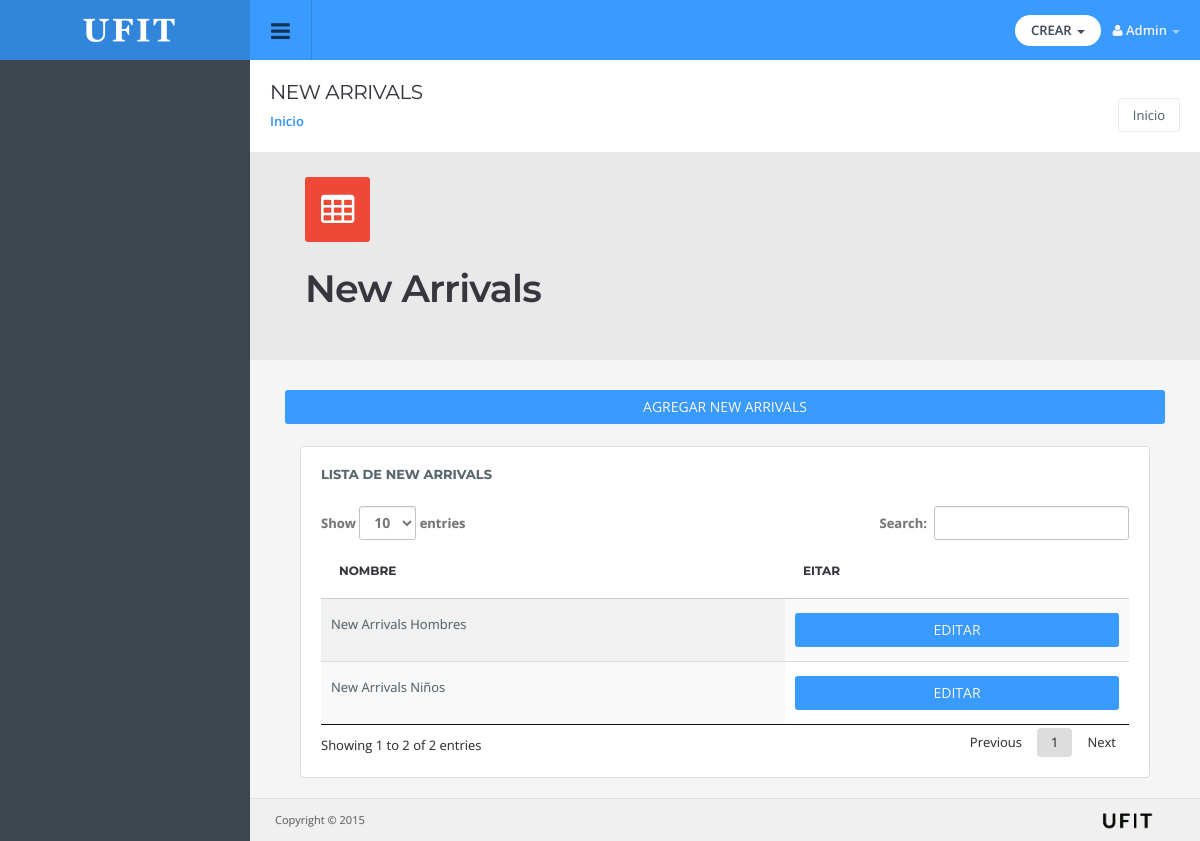
Page /admin/new_arrivals.php (signed in) on the committed database.
### tables this page shows
CREATE TABLE IF NOT EXISTS `tbl_new_arrivals` (
  `id_new_arrivals` int(11) NOT NULL AUTO_INCREMENT,
  `titulo_new_arrivals` varchar(250) NOT NULL,
  `banner_new_arrivals` varchar(100) NOT NULL,
  `foto1` varchar(100) NOT NULL,
  `foto2` varchar(100) NOT NULL,
  `foto3` varchar(100) NOT NULL,
  `foto4` varchar(100) NOT NULL,
  `foto5` varchar(100) NOT NULL,
  `foto6` varchar(100) NOT NULL,
  `tipo_foto1` varchar(100) NOT NULL,
  `tipo_foto2` varchar(100) NOT NULL,
  `tipo_foto3` varchar(100) NOT NULL,
  `tipo_foto4` varchar(100) NOT NULL,
  `tipo_foto5` varchar(100) NOT NULL,
  `tipo_foto6` varchar(100) NOT NULL,
  `foto_columna1` int(11) NOT NULL,
  `foto_columna2` int(11) NOT NULL,
  `foto_columna3` int(11) NOT NULL,
  `foto_columna4` int(11) NOT NULL,
  `foto_columna5` int(11) NOT NULL,
  `foto_columna6` int(11) NOT NULL,
  `width_foto1` varchar(5) NOT NULL,
  `width_foto2` varchar(5) NOT NULL,
  `width_foto3` varchar(5) NOT NULL,
  `width_foto4` varchar(5) NOT NULL,
  `width_foto5` varchar(5) NOT NULL,
  `width_foto6` varchar(5) NOT NULL,
  `height_foto1` varchar(5) NOT NULL,
  `height_foto2` varchar(5) NOT NULL,
  `height_foto3` varchar(5) NOT NULL,
  `height_foto4` varchar(5) NOT NULL,
  `height_foto5` varchar(5) NOT NULL,
  `height_foto6` varchar(5) NOT NULL,
  PRIMARY KEY (`id_new_arrivals`)
);

### admin/new_arrivals.php (called while the page is built, shortened)
<?php
include("aplication/vista/new_arrivals.php");
?>

### admin/aplication/modelo/modelo_base_datos.php (called while the page is built, shortened)
<?php
	class db_model{
	    public $link_base_datos;
	    public function conectar($host='localhost',$user='root',$clave='',$db='royalty_web')
	    {
	        $this->link_base_datos = mysqli_connect($host, $user, $clave,$db);
	        mysqli_set_charset($this->link_base_datos,"utf8");
	    }
	    public function select_sql($sql,$r=''){
	    	$query = mysqli_query($this->link_base_datos,$sql);
	    	return $query;
	    }
	}
?>

### admin/aplication/modelo/NewArrivals2.php (the view, shortened to what this page needs)
<?php
class NewArrivals{
    ?>
    <?php
  public function listNewArrivals(){
    $db_Full = new db_model(); $db_Full->conectar();
    $query = $db_Full->select_sql("select  * FROM tbl_new_arrivals order by id_new_arrivals asc");
    ?>
    <a href="new_arrivals?action=new" class="btn btn-default btn-block">AGREGAR NEW ARRIVALS</a>
<br>
    <div class="col-md-12">
      <div class="panel panel-default">
        <div class="panel-title">
          Lista de New Arrivals
        </div>
        <div class="panel-body table-responsive">
            <table id="example0" class="table display">
            <thead>
               <tr>
                <th>Nombre</th>
                <th>Eitar</th>
                </tr>
              </thead>
                <tbody id="listadoul">
              <?php
      while($row = mysqli_fetch_assoc($query))
      {
      ?>
            <tr id="list_item_<?php echo $row['id_new_arrivals']."|popup"; ?>" >
                     <td ><?php echo $row['titulo_new_arrivals']; ?></td>
                  <td>
                      <a class="btn btn-default btn-block"  href="new_arrivals?id=<?php echo $row['id_new_arrivals'] ?>&action=edit">EDITAR</a>
                      </td>
          </tr>
                <?php
      }
      ?>
               </tbody>
            </table>
        </div>
      </div>
    </div>
        <?php
  }
}
?>

### webroot/assets/css/style.css (style rules this page uses)
table.dataTable tbody th, table.dataTable tbody td { padding: 14px 3px;; }
.btn { padding:7px 6px 7px 6px; }
body { background: #3d464d; color: #58666e; margin: 0; line-height: 1.7em; font-size: 13px; font-family: 'Open Sans', sans-serif; outline: 0; text-Shadow: 0 0 1px rgba(0, 0, 0, 0.2); }
a { color: #399bff; text-decoration: none; }
.col-xs-1, .col-sm-1, .col-md-1, .col-lg-1, .col-xs-2, .col-sm-2, .col-md-2, .col-lg-2, .col-xs-3, .col-sm-3, .col-md-3, .col-lg-3, .col-xs-4, .col-sm-4, .col-md-4, .col-lg-4, .col-xs-5, .col-sm-5, .col-md-5, .col-lg-5, .col-xs-6, .col-sm-6, .col-md-6, .col-lg-6, .col-xs-7, .col-sm-7, .col-md-7, .col-lg-7, .col-xs-8, .col-sm-8, .col-md-8, .col-lg-8, .col-xs-9, .col-sm-9, .col-md-9, .col-lg-9, .col-xs-10, .col-sm-10, .col-md-10, .col-lg-10, .col-xs-11, .col-sm-11, .col-md-11, .col-lg-11, .col-xs-12, .col-sm-12, .col-md-12, .col-lg-12 { padding-right: 15px; padding-left: 15px; }
.btn { font-size: 14px; padding: 7px 20px 7px 20px; border: none; background: #e4e4e4; color: inherit; border-radius: 3px; }
.btn-default { background-color: #399bff; color: #fff; }
.panel { box-shadow: none; border: 1px solid #e5e5e5; background: #fff; padding: 20px; margin-bottom: 20px; position: relative; }
.panel-title { font-family: 'Montserrat', sans-serif; color: #58666e; font-size: 13px; font-weight: bold; text-transform: uppercase; padding: 16px 20px; margin: -20px; background: #fff; margin-bottom: 5px; border-bottom: none; border-top-left-radius: 3px; border-top-right-radius: 3px; }
.panel-body, .panel-heading { padding: 0; color: inherit; background-color: transparent; border-color: none; }
.panel-default { border-color: #ddd; }
.table { margin: 0; }
thead { font-weight: 600; font-family: 'Montserrat', sans-serif; text-transform: uppercase; font-size: 12px; color: #37363e; }
table td { display: table-cell; vertical-align: middle; }
.table > thead > tr > th, .table > tbody > tr > th, .table > tfoot > tr > th, .table > thead > tr > td, .table > tbody > tr > td, .table > tfoot > tr > td { padding: 15px; line-height: 1.7; }

### webroot/assets/css/datatables.css (style rules this page uses)
table.dataTable { width: 100%; margin: 0 auto; clear: both; border-collapse: separate; border-spacing: 0; }
table.dataTable thead th, table.dataTable tfoot th { font-weight: bold; text-transform: uppercase; font-size: 12px; }
table.dataTable thead th, table.dataTable thead td { padding: 16px 18px; border-bottom: 1px solid #ccc; }
table.dataTable thead .sorting_asc, table.dataTable thead .sorting_desc, table.dataTable thead .sorting { cursor: pointer; *cursor: hand; }
table.dataTable thead .sorting { background: url("../../../img/datatables/sort_both.png") no-repeat center right; }
table.dataTable thead .sorting_asc { background: url("../../../img/datatables/sort_asc.png") no-repeat center right; }
table.dataTable tbody tr { background-color: white; }
table.dataTable tbody th, table.dataTable tbody td { padding: 14px 10px; }
table.dataTable.row-border tbody th, table.dataTable.row-border tbody td, table.dataTable.display tbody th, table.dataTable.display tbody td { border-top: 1px solid #dddddd; }
table.dataTable.row-border tbody tr:first-child th, table.dataTable.row-border tbody tr:first-child td, table.dataTable.display tbody tr:first-child th, table.dataTable.display tbody tr:first-child td { border-top: none; }
table.dataTable.stripe tbody tr.odd, table.dataTable.display tbody tr.odd { background-color: #f9f9f9; }
table.dataTable.order-column tbody tr > .sorting_1, table.dataTable.order-column tbody tr > .sorting_2, table.dataTable.order-column tbody tr > .sorting_3, table.dataTable.display tbody tr > .sorting_1, table.dataTable.display tbody tr > .sorting_2, table.dataTable.display tbody tr > .sorting_3 { background-color: #f9f9f9; }
table.dataTable.display tbody tr.odd > .sorting_1, table.dataTable.order-column.stripe tbody tr.odd > .sorting_1 { background-color: #f1f1f1; }
table.dataTable.display tbody tr.even > .sorting_1, table.dataTable.order-column.stripe tbody tr.even > .sorting_1 { background-color: #f9f9f9; }
table.dataTable.no-footer { border-bottom: 1px solid #111111; }
table.dataTable, table.dataTable th, table.dataTable td { -webkit-box-sizing: content-box; -moz-box-sizing: content-box; box-sizing: content-box; }

### rows in the picture
tbl_new_arrivals: titulo_new_arrivals "New Arrivals Hombres"
tbl_new_arrivals: titulo_new_arrivals "New Arrivals Niños"
